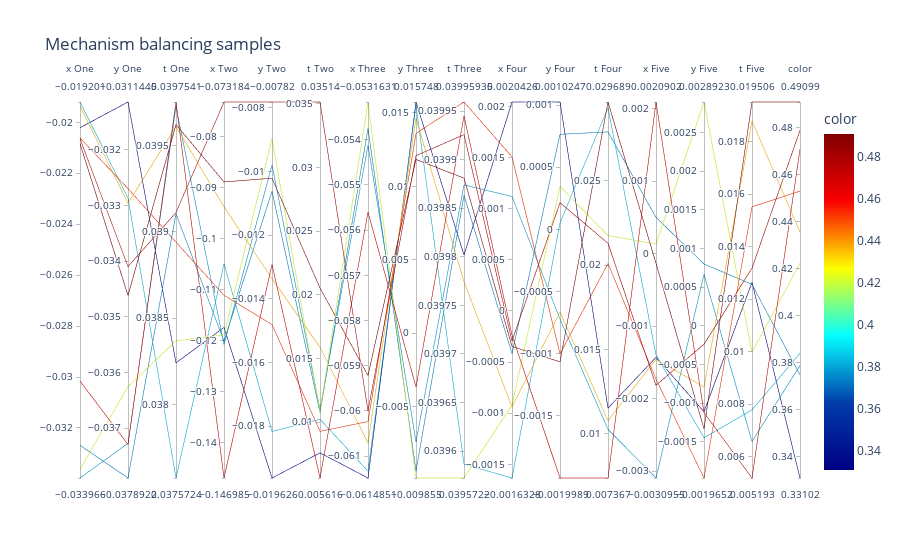
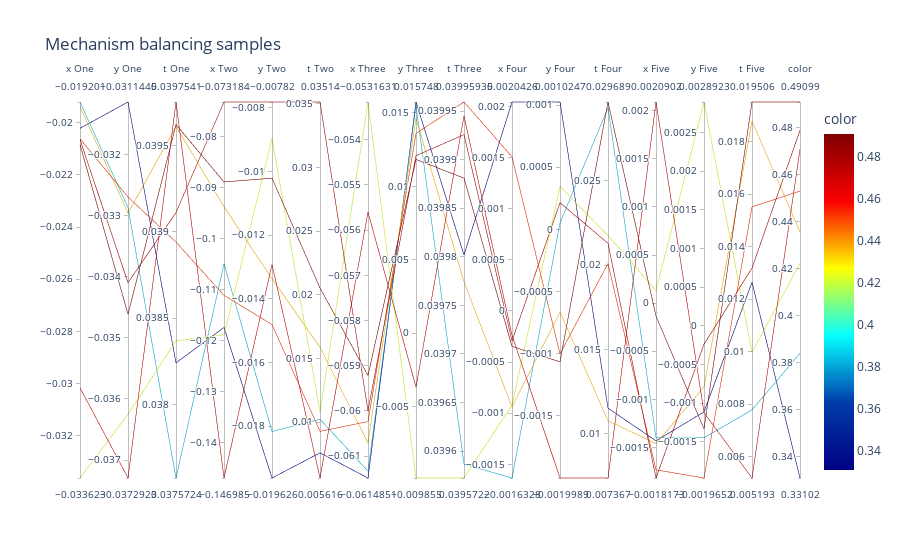

Notebook code for these charts, in order:
### Markdown cell above
#### All variables

- Figure 1.

    Decent solutions seem to follow a pattern of trying to find the equilibrium between thickness and position. So the weights might be optimal with a determined mass value.

- Figure 2.

    The very best solutions have in common a non-flexible, almost fixed set of values for weights 1, 3, 4 and 5. Where 4 and 5 have a set of different thicknesses because their positions are 0, so the mass is not existant, since there's no area.

### Code cell
fig = px.parallel_coordinates(samples, title = "Mechanism balancing samples",
                            color = fitness,
                            labels=["x One", "y One", "t One", "x Two", "y Two", "t Two", "x Three", "y Three", "t Three", "x Four", "y Four", "t Four", "x Five", "y Five", "t Five", "Fitness"],
                            color_continuous_scale=px.colors.sequential.Jet)
fig.show()
fig = px.parallel_coordinates(samples[optimal], title = "Mechanism balancing samples",
                            color = fitness[optimal],
                            labels=["x One", "y One", "t One", "x Two", "y Two", "t Two", "x Three", "y Three", "t Three", "x Four", "y Four", "t Four", "x Five", "y Five", "t Five", "Fitness"],
                            color_continuous_scale=px.colors.sequential.Jet)
fig.show()

### Figure 1 — Plotly figure (JSON) as saved in the notebook; plotly's stock layout.template omitted (floating-point values rounded to 4 significant figures)
{"data": [{"dimensions": [{"label": "x One", "values": [-0.03016, -0.03397, -0.0192, -0.02021, -0.03362, -0.02061, -0.01937, -0.03268, -0.02084, -0.02065]}, {"label": "y One", "values": [-0.03729, -0.03727, -0.03287, -0.03114, -0.03625, -0.0327, -0.03296, -0.03789, -0.03462, -0.0341]}, {"label": "t One", "values": [0.03975, 0.03973, 0.03757, 0.03824, 0.03837, 0.03894, 0.03961, 0.03911, 0.03962, 0.03911]}, {"label": "x Two", "values": [-0.147, -0.1208, -0.1049, -0.1174, -0.1189, -0.1111, -0.09375, -0.1201, -0.08887, -0.07318]}, {"label": "y Two", "values": [-0.01292, -0.009798, -0.01816, -0.01963, -0.008966, -0.01481, -0.01337, -0.01062, -0.01021, -0.00782]}, {"label": "t Two", "values": [0.005616, 0.01098, 0.01023, 0.00759, 0.01081, 0.009281, 0.01588, 0.01077, 0.02053, 0.03514]}, {"label": "x Three", "values": [-0.0556, -0.05412, -0.06133, -0.06149, -0.05316, -0.06024, -0.06071, -0.05375, -0.05921, -0.06]}, {"label": "y Three", "values": [-0.003664, -0.007397, 0.01553, 0.01575, -0.009855, 0.01361, 0.01465, -0.009383, 0.01184, 0.01209]}, {"label": "t Three", "values": [0.03995, 0.03987, 0.03959, 0.0398, 0.03957, 0.03996, 0.03977, 0.03986, 0.03988, 0.03993]}, {"label": "x Four", "values": [-0.0002371, 0.001119, -0.001633, 0.002043, -0.0009196, 0.001506, -0.0009381, -0.0004179, -0.0003462, -0.0002925]}, {"label": "y Four", "values": [-0.001999, -0.0007214, 5.283e-05, 0.001025, 0.0003447, -0.001, -0.0006647, 0.0007646, -0.001065, 0.0002146]}, {"label": "t Four", "values": [0.007367, 0.01025, 0.02934, 0.01152, 0.02176, 0.0201, 0.01076, 0.02792, 0.02969, 0.0213]}, {"label": "x Five", "values": [0.00209, -0.003095, -0.001397, -0.001431, 0.0001317, -0.001733, -0.001459, 0.000499, -0.0001351, -0.001817]}, {"label": "y Five", "values": [-0.00112, 0.0006649, -0.001446, -0.00111, 0.002892, -0.001965, -0.0007882, 0.0007994, -0.001331, -0.0002367]}, {"label": "t Five", "values": [0.005193, 0.006582, 0.007786, 0.01264, 0.009978, 0.01551, 0.01878, 0.01256, 0.01951, 0.01318]}, {"label": "color", "values": [0.4709, 0.3789, 0.3841, 0.331, 0.4224, 0.4531, 0.4356, 0.3749, 0.491, 0.479]}], "domain": {"x": [0, 1], "y": [0, 1]}, "line": {"color": [0.4709, 0.3789, 0.3841, 0.331, 0.4224, 0.4531, 0.4356, 0.3749, 0.491, 0.479], "coloraxis": "coloraxis"}, "name": "", "type": "parcoords"}], "layout": {"coloraxis": {"colorbar": {"title": {"text": "color"}}, "colorscale": [[0, "rgb(0,0,131)"], [0.2, "rgb(0,60,170)"], [0.4, "rgb(5,255,255)"], [0.6, "rgb(255,255,0)"], [0.8, "rgb(250,0,0)"], [1, "rgb(128,0,0)"]]}, "legend": {"tracegroupgap": 0}, "title": {"text": "Mechanism balancing samples"}}}

### Figure 2 — Plotly figure (JSON) as saved in the notebook; plotly's stock layout.template omitted (floating-point values rounded to 4 significant figures)
{"data": [{"dimensions": [{"label": "x One", "values": [-0.03016, -0.0192, -0.02021, -0.03362, -0.02061, -0.01937, -0.02084, -0.02065]}, {"label": "y One", "values": [-0.03729, -0.03287, -0.03114, -0.03625, -0.0327, -0.03296, -0.03462, -0.0341]}, {"label": "t One", "values": [0.03975, 0.03757, 0.03824, 0.03837, 0.03894, 0.03961, 0.03962, 0.03911]}, {"label": "x Two", "values": [-0.147, -0.1049, -0.1174, -0.1189, -0.1111, -0.09375, -0.08887, -0.07318]}, {"label": "y Two", "values": [-0.01292, -0.01816, -0.01963, -0.008966, -0.01481, -0.01337, -0.01021, -0.00782]}, {"label": "t Two", "values": [0.005616, 0.01023, 0.00759, 0.01081, 0.009281, 0.01588, 0.02053, 0.03514]}, {"label": "x Three", "values": [-0.0556, -0.06133, -0.06149, -0.05316, -0.06024, -0.06071, -0.05921, -0.06]}, {"label": "y Three", "values": [-0.003664, 0.01553, 0.01575, -0.009855, 0.01361, 0.01465, 0.01184, 0.01209]}, {"label": "t Three", "values": [0.03995, 0.03959, 0.0398, 0.03957, 0.03996, 0.03977, 0.03988, 0.03993]}, {"label": "x Four", "values": [-0.0002371, -0.001633, 0.002043, -0.0009196, 0.001506, -0.0009381, -0.0003462, -0.0002925]}, {"label": "y Four", "values": [-0.001999, 5.283e-05, 0.001025, 0.0003447, -0.001, -0.0006647, -0.001065, 0.0002146]}, {"label": "t Four", "values": [0.007367, 0.02934, 0.01152, 0.02176, 0.0201, 0.01076, 0.02969, 0.0213]}, {"label": "x Five", "values": [0.00209, -0.001397, -0.001431, 0.0001317, -0.001733, -0.001459, -0.0001351, -0.001817]}, {"label": "y Five", "values": [-0.00112, -0.001446, -0.00111, 0.002892, -0.001965, -0.0007882, -0.001331, -0.0002367]}, {"label": "t Five", "values": [0.005193, 0.007786, 0.01264, 0.009978, 0.01551, 0.01878, 0.01951, 0.01318]}, {"label": "color", "values": [0.4709, 0.3841, 0.331, 0.4224, 0.4531, 0.4356, 0.491, 0.479]}], "domain": {"x": [0, 1], "y": [0, 1]}, "line": {"color": [0.4709, 0.3841, 0.331, 0.4224, 0.4531, 0.4356, 0.491, 0.479], "coloraxis": "coloraxis"}, "name": "", "type": "parcoords"}], "layout": {"coloraxis": {"colorbar": {"title": {"text": "color"}}, "colorscale": [[0, "rgb(0,0,131)"], [0.2, "rgb(0,60,170)"], [0.4, "rgb(5,255,255)"], [0.6, "rgb(255,255,0)"], [0.8, "rgb(250,0,0)"], [1, "rgb(128,0,0)"]]}, "legend": {"tracegroupgap": 0}, "title": {"text": "Mechanism balancing samples"}}}
